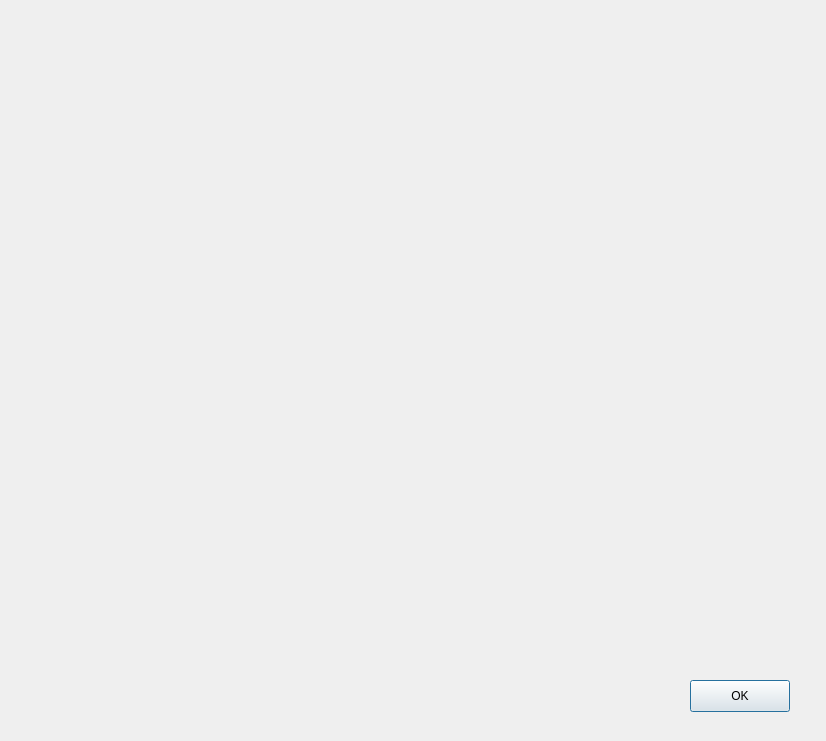
<?xml version="1.0" encoding="UTF-8"?>
<ui version="4.0">
 <class>GraphWindow</class>
 <widget class="QDialog" name="GraphWindow">
  <property name="geometry">
   <rect>
    <x>0</x>
    <y>0</y>
    <width>826</width>
    <height>741</height>
   </rect>
  </property>
  <property name="windowTitle">
   <string>Dialog</string>
  </property>
  <widget class="QPushButton" name="pushButton">
   <property name="geometry">
    <rect>
     <x>690</x>
     <y>680</y>
     <width>100</width>
     <height>32</height>
    </rect>
   </property>
   <property name="text">
    <string>OK</string>
   </property>
  </widget>
 </widget>
 <resources/>
 <connections/>
</ui>
